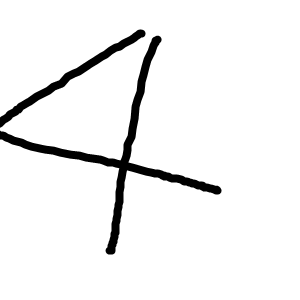
#> input picture test2/data/five.png, 300 x 300 px, found by its file name
$ python t01.py
#> lines starting #> are read from the running program, lines starting #| are printed output that depends on the picture

from PIL import Image, ImageOps
import numpy as np
import pandas as pd
from sklearn import svm, metrics

from PIL import Image, ImageOps
import numpy as np

img = Image.open("test2/data/five.png").convert("L")

# 색상 반전
img = ImageOps.invert(img)
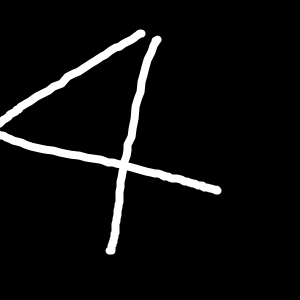
#> img: PIL image 300x300 L; min 0, max 255, mean 14.1

# 숫자가 있는 영역만 추출
bbox = img.getbbox()
#> bbox = (0, 29, 222, 255)
img = img.crop(bbox)
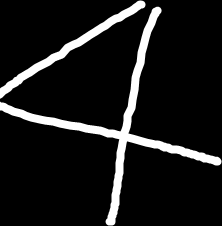
#> img: PIL image 222x226 L; min 0, max 255, mean 25.3

# 비율을 유지하면서 20x20 이내로 조정
img.thumbnail((20, 20), Image.Resampling.LANCZOS)
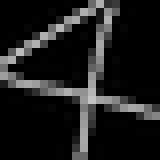
#> img: PIL image 20x20 L (shown 8 times larger); min 0, max 193, mean 28.2

# 28x28 검은 배경 생성
new_img = Image.new("L", (28, 28), 0)
#> new_img: PIL image 28x28 L; every value is 0

# 숫자를 중앙에 배치
x = (28 - img.width) // 2
#> x = 4
y = (28 - img.height) // 2
#> y = 4
new_img.paste(img, (x, y))
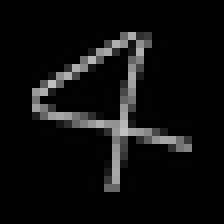
#> new_img: PIL image 28x28 L (shown 8 times larger); min 0, max 193, mean 14.4

# 예측용 데이터 생성
data = np.array(new_img, dtype=np.float32)
flat_data2 = data.reshape(1, 784) / 256.0

# 이미지 확인
new_img.resize((280, 280)).show()
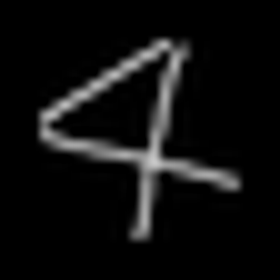
#> shown: PIL image 280x280 L; min 0, max 200, mean 14.9


# 6. 학습 데이터 읽기
#> (the run stopped early here; a loop or call above may not have finished)

$ run again, with test2/data/eight.png copied over test2/data/five.png
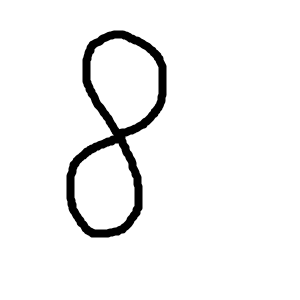
#> input picture test2/data/eight.png, 300 x 300 px, found by its file name
#> bbox = (66, 30, 167, 238)
#> `img = img.crop(bbox)`:
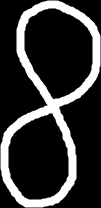
#> img: PIL image 101x208 L; min 0, max 255, mean 53.3
#> `new_img.resize((280, 280)).show()`:
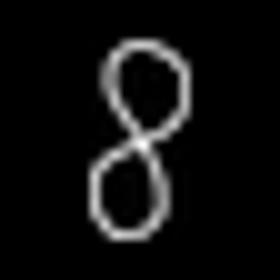
#> shown: PIL image 280x280 L; min 0, max 254, mean 15.2

$ run again, with test2/data/seven.png copied over test2/data/five.png
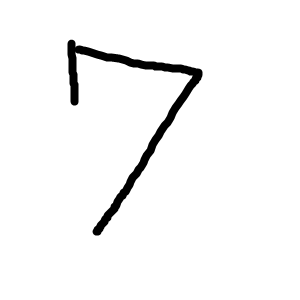
#> input picture test2/data/seven.png, 300 x 300 px, found by its file name
#> bbox = (67, 39, 203, 236)
#> `img = img.crop(bbox)`:
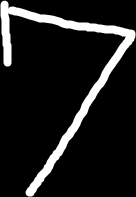
#> img: PIL image 136x197 L; min 0, max 255, mean 29.5
#> `new_img.resize((280, 280)).show()`:
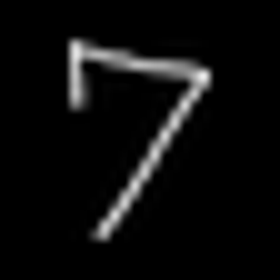
#> shown: PIL image 280x280 L; min 0, max 238, mean 12.1

$ run again, with test2/data/three.png copied over test2/data/five.png
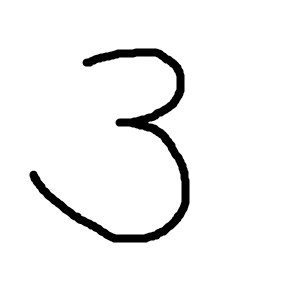
#> input picture test2/data/three.png, 300 x 300 px, found by its file name
#> bbox = (29, 48, 190, 243)
#> `img = img.crop(bbox)`:
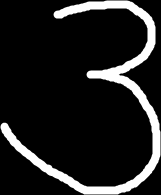
#> img: PIL image 161x195 L; min 0, max 255, mean 33
#> `new_img.resize((280, 280)).show()`:
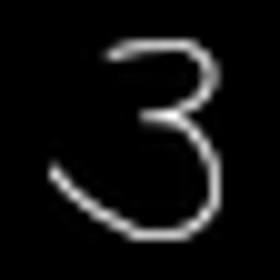
#> shown: PIL image 280x280 L; min 0, max 255, mean 16
